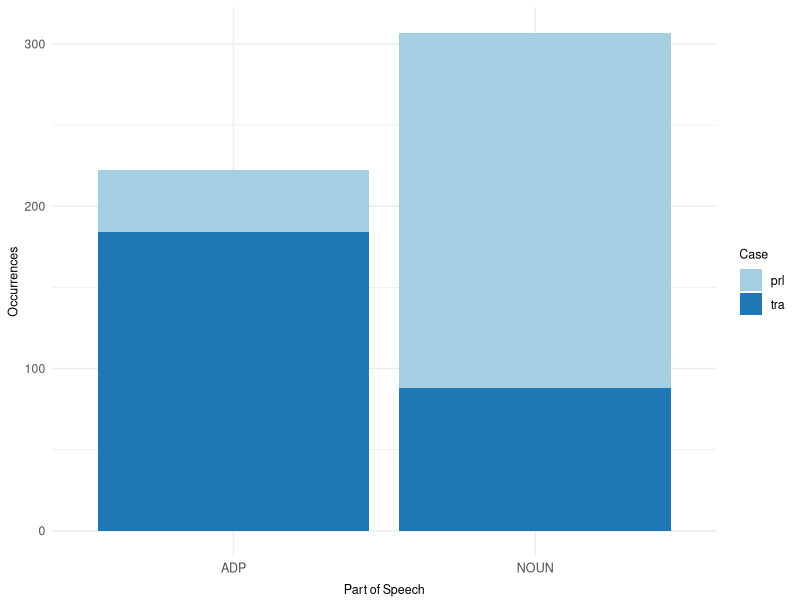
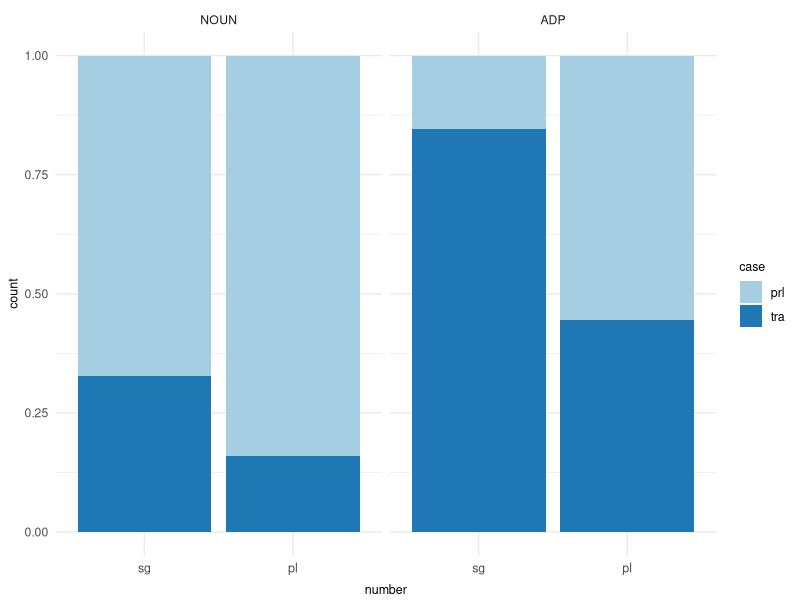
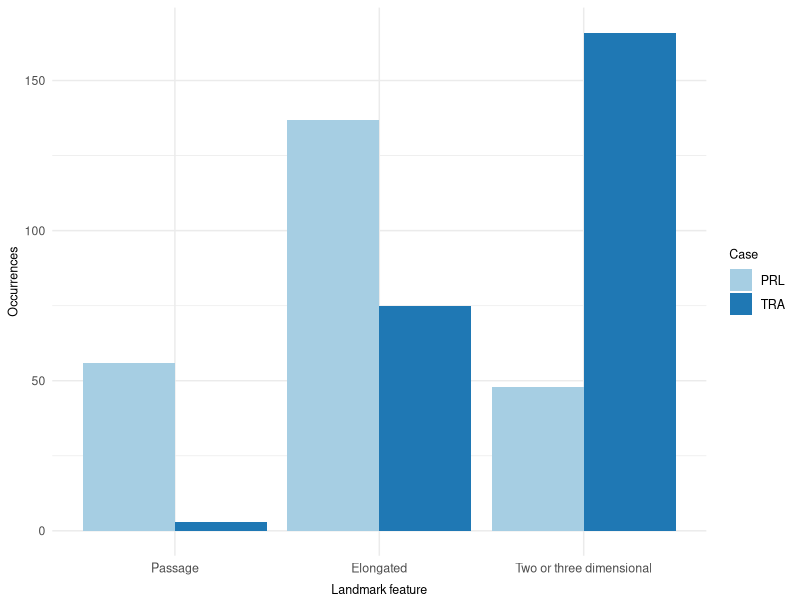
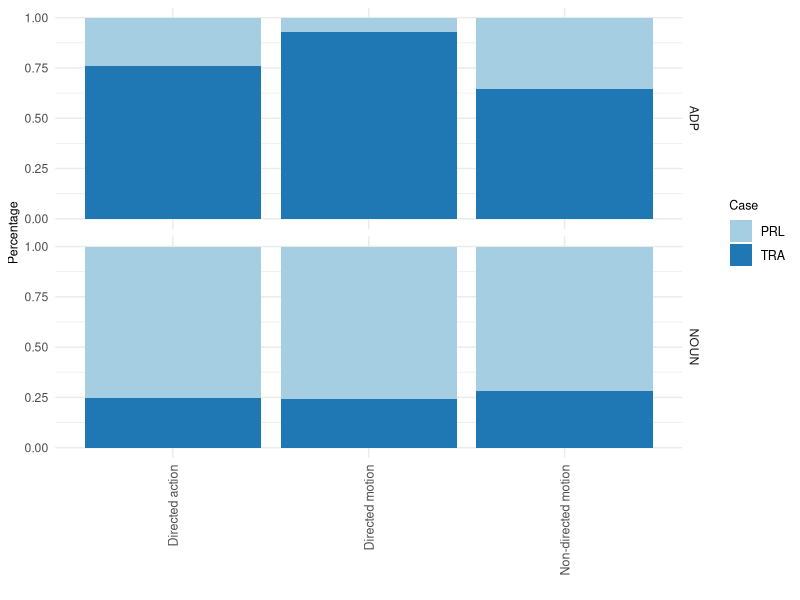
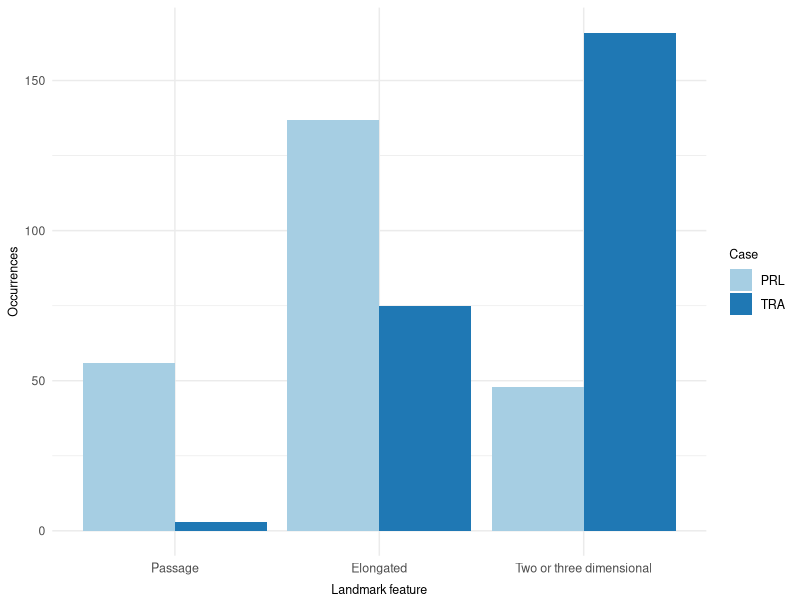
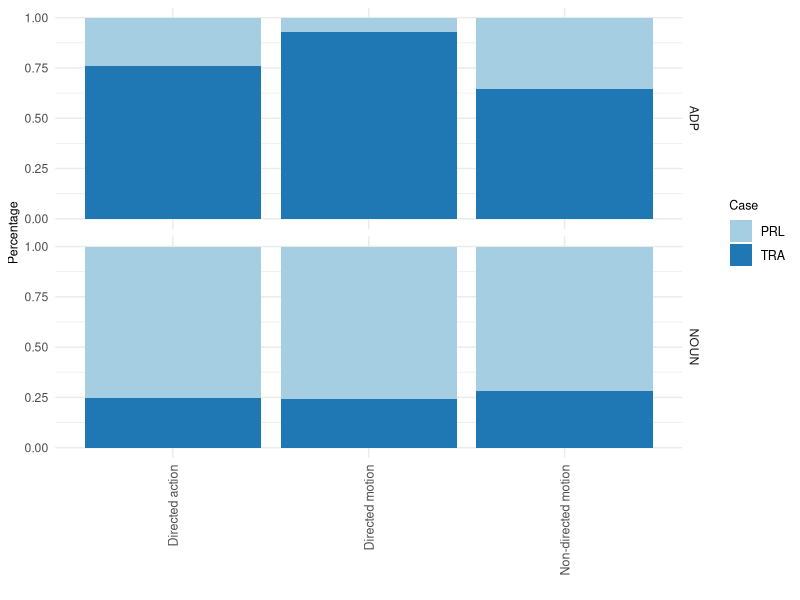

Reproduce these figures in R, in order.
# This is the data analysis code for study 
#
# Partanen, Niko and Erkkilä, Riku 2022 Cases 
# denoting path in Komi: semantic, dialectological
# and historical perspectives. Linguistica Uralica LVIII, 2. 
# DOI: https://dx.doi.org/10.3176/lu.2022.2.01
#
# This code is distributed within:
# 
# Partanen, Niko and Erkkilä, Riku 2021 Komi Path Dataset (v1.1). Zenodo. 
# Zenodo. https://doi.org/10.5281/zenodo.5159286
#
# Please not that the DOI-identifier above refers to the newest version.
# The version used in this study was updated 10.5.2022 corresponding
# to the version 1.1. 

library(tidyverse)
# library(googlesheets4)

# The data was stored in a Google Sheet, now
# converted to tsv for archiving. 

#komi <- read_sheet("https://docs.google.com/spreadsheets/d/1xONRBpCqLzHfgMEweNcUhR6xvoWR5n1gw9fd_xuFULI/edit#gid=0")
#write_delim(komi, "data/observations.tsv", delim = "\t")
komi <- read_delim("data/observations.tsv", delim = "\t")

table_number_test <- table(komi %>%
                             filter(pos %in% c("NOUN")) %>%
                             pull(number), komi %>%
                             filter(pos %in% c("NOUN")) %>%
                             pull(case))

# Chi-squared test

chisq.test(table_number_test, correct = FALSE)$p.value

komi %>%
  filter(pos %in% c("ADP", "NOUN")) %>%
  mutate(pos = factor(pos, levels = c("ADV", "ADP", "NOUN"))) %>%
  ggplot(data = ., aes(x = pos, fill = case)) +
  geom_bar() +
  scale_fill_brewer(palette = "Paired") +
  theme_minimal() +
  theme(axis.text.x = element_text(size = 9),
        axis.title.x = element_text(size = 9),
        axis.title.y = element_text(size = 9)) + 
  theme(legend.text = element_text(size=9),
        legend.title = element_text(size=9)) +
  ylab("Occurrences") +
  xlab("Part of Speech") +
  labs(fill = "Case") +
  theme(axis.title.x = element_text(vjust=-0.5))

adp_noun <- komi %>%
  filter(pos %in% c("ADP", "NOUN"))

pos_case <- table(adp_noun$pos, adp_noun$case)

komi %>%
  filter(pos %in% c("ADP", "NOUN")) %>%
  mutate(pos = factor(pos, levels = c("ADV", "NOUN", "ADP"))) %>%
  mutate(number = factor(number, levels = c("sg", "pl"))) %>%
  ggplot(data = ., aes(x = number, fill = case)) +
  geom_bar(position = "fill") +
  facet_wrap(~ pos) +
  scale_fill_brewer(palette = "Paired") +
  theme_minimal() +
  theme(axis.text.x = element_text(size = 9),
        axis.title.x = element_text(size = 9),
        axis.title.y = element_text(size = 9)) + 
  theme(legend.text = element_text(size=9),
        legend.title = element_text(size=9)) +
  theme(axis.title.x = element_text(vjust=-0.5))

pos_num <- table(adp_noun$pos, adp_noun$number)

noun <- komi %>%
  filter(pos %in% c("NOUN"))

noun_case  <- table(noun$case, noun$number)

# Categories are separated here

cats <- komi %>% filter(! is.na(category_based_on_finnish)) %>%
  filter(pos %in% c("ADP", "NOUN")) %>%
  mutate(category = 
case_when(str_detect(tolower(category_based_on_finnish), "väylä") ~ "Oblong",
                              
str_detect(tolower(category_based_on_finnish), "tila") ~ "Two or three dimensional",
                              
str_detect(tolower(category_based_on_finnish), "aukko") ~ "Hole",
                              TRUE ~ "other")) %>%
  filter(! category == "other") %>%
  mutate(category = case_when(category == "Oblong" ~ "Elongated",
                              category == "Hole" ~ "Passage",
                              TRUE ~ category)) %>%
  mutate(category = fct_relevel(category, c("Passage", "Elongated", "Two or three dimensional")))

table(cats$category, cats$case)

# Published figure is generated next

cats %>%
  mutate(case = case_when(case == "prl" ~ "PRL",
                          case == "tra" ~ "TRA",
                          TRUE ~ "other")) %>%
  ggplot(data = ., aes(x = category, fill = case)) +
  geom_bar(position="dodge") +
  scale_fill_brewer(palette = "Paired") +
  theme_minimal() +
  theme(axis.text.x = element_text(size = 9),
        axis.title.x = element_text(size = 9),
        axis.title.y = element_text(size = 9)) + 
  theme(legend.text = element_text(size=9),
        legend.title = element_text(size=9)) +
  ylab("Occurrences") +
  xlab("Landmark feature") +
  labs(fill = "Case") +
  theme(axis.title.x = element_text(vjust=-0.5))

ggsave("plots/landmark_plot.png", width = 6, height = 4)

# Chi-squared test

cats_table <- table(cats$case, cats$category)
chisq.test(cats_table)

# Next we create a table that contain the motion type classifications
# for different verbs

#verb_classes <- read_sheet("https://docs.google.com/spreadsheets/d/1xONRBpCqLzHfgMEweNcUhR6xvoWR5n1gw9fd_xuFULI/edit#gid=0", "motion_classes")
#write_delim(verb_classes, "data/verb_classes.tsv", delim = "\t")
verb_classes <- read_delim("data/verb_classes.tsv", delim = "\t")


left_join(komi %>% 
            rename(lemma = motion_predicate_lemma), 
          verb_classes %>%
            mutate(class = str_extract(Alternative_class, "(suunnaton 
toiminta|suunnaton liike|suuntainen liike|suuntainen toiminta)"))) %>%
  filter(! is.na(class)) %>%
  mutate(class = case_when(class == "suuntainen liike" ~ "Non-directed motion",
                           class == "suunnaton toiminta" ~ "Non-directed action",
                           class == "suunnaton liike" ~ "Directed motion",
                           class == "suuntainen toiminta" ~ "Directed action",
                           TRUE ~ "unknown")) %>%
  mutate(case = case_when(case == "prl" ~ "PRL",
                          case == "tra" ~ "TRA",
                          TRUE ~ "other")) %>%
  ggplot(data = ., aes(x = class, fill = case)) +
  geom_bar(position="fill") +
  facet_grid(pos ~ .) + 
  scale_fill_brewer(palette = "Paired") +
  theme_minimal() +
  theme(axis.text.x = element_text(size = 9),
        axis.title.x = element_text(size = 9),
        axis.title.y = element_text(size = 9)) + 
  theme(legend.text = element_text(size=9),
        legend.title = element_text(size=9)) +
  ylab("Percentage") +
  xlab("") +
  labs(fill = "Case") +
  theme(axis.title.x = element_text(vjust=-0.5)) +
  theme(axis.text.x = element_text(angle = 90, vjust = 0.5, hjust=1))

ggsave("plots/motion_plot.png", width = 8, height = 4)

# Next we process the data for statistical tests

motion <- left_join(komi %>% 
                      rename(lemma = motion_predicate_lemma), 
                    verb_classes %>%
                      mutate(class = str_extract(Alternative_class, "(suunnaton toiminta|suunnaton liike|suuntainen liike|suuntainen toiminta)"))) %>%
  filter(! is.na(class)) %>%
  mutate(class = case_when(class == "suuntainen liike" ~ "Directless motion",
                           class == "suunnaton toiminta" ~ "Directless action",
                           class == "suunnaton liike" ~ "Directed motion",
                           class == "suuntainen toiminta" ~ "Directed action",
                           TRUE ~ "unknown"))

# Both the distribution within nouns and adpositions is 
# tested separately

motion_noun <- motion %>% filter(pos == "NOUN")
motion_noun_table <- table(motion_noun$case, motion_noun$class)
chisq.test(motion_noun_table, correct = FALSE)

# The exact effects here need more investigation. There is some
# statistical significance, but the pattern is not easy to understand.
# The adpositions certainly show some effects when compared to
# the nouns. 

motion_adp <- motion %>% filter(pos == "ADP")
motion_adp_table <- table(motion_adp$case, motion_adp$class)
chisq.test(motion_adp_table, correct = FALSE)


